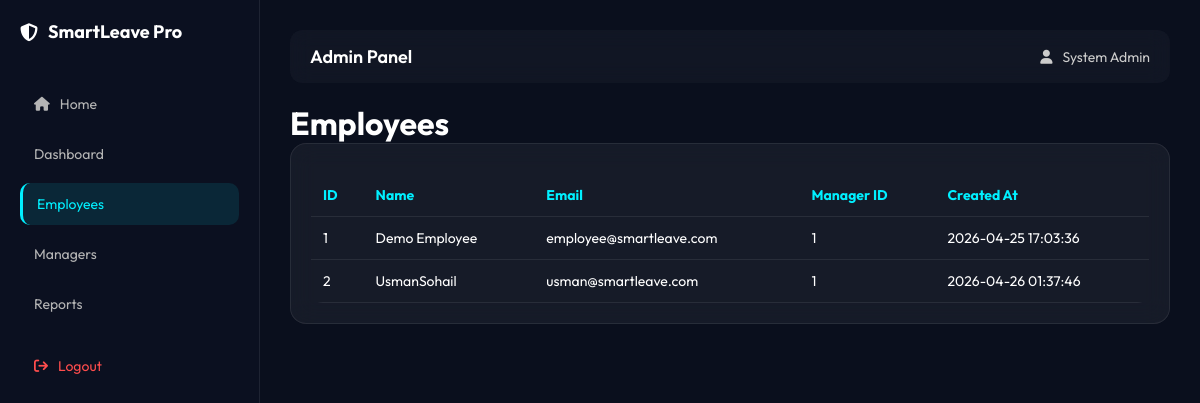
Page /Project/admin/manage_employees.php (signed in) on the committed database.
### tables this page shows
CREATE TABLE `employees` (
  `id` int(11) NOT NULL,
  `name` varchar(100) DEFAULT NULL,
  `email` varchar(100) DEFAULT NULL,
  `password` varchar(255) DEFAULT NULL,
  `manager_id` int(11) DEFAULT NULL,
  `created_at` timestamp NOT NULL DEFAULT current_timestamp()
);

### Project/admin/manage_employees.php (the view, shortened to what this page needs)
<?php
require_once "../config/db.php";
$result = mysqli_query($conn,"SELECT * FROM employees");
?>
<?php include("../includes/layout_start.php"); ?>
<h1>Employees</h1>
<div class="glass-card">
    <table>
        <tr>
            <th>ID</th>
            <th>Name</th>
            <th>Email</th>
            <th>Manager ID</th>
            <th>Created At</th>
        </tr>
        <?php while($row = mysqli_fetch_assoc($result)){ ?>
        <tr>
            <td><?php echo $row['id']; ?></td>
            <td><?php echo $row['name']; ?></td>
            <td><?php echo $row['email']; ?></td>
            <td><?php echo $row['manager_id']; ?></td>
            <td><?php echo $row['created_at']; ?></td>
        </tr>
        <?php } ?>
    </table>
</div>
<?php include("../includes/layout_end.php"); ?>

### Project/css/style.css (style rules this page uses)
* { margin:0; padding:0; box-sizing:border-box; font-family:'Outfit',sans-serif; }
body { background:#0a0f1d; color:#fff; overflow-x:hidden; }
.glass-card { background:rgba(255,255,255,0.05); padding:20px; border-radius:16px; backdrop-filter:blur(12px); border:1px solid rgba(255,255,255,0.08); margin-bottom:20px; }
table { width:100%; border-collapse:collapse; margin-top:10px; }
th,td { padding:12px; text-align:left; border-bottom:1px solid rgba(255,255,255,0.08); font-size:14px; }
th { color:#00f0ff; }
* { scroll-behavior: smooth; }
.glass-card { transition: 0.3s ease; }
table { border-radius:12px; overflow:hidden; }

### rows in the picture
employees: id "1", name "Demo Employee", email "employee@smartleave.com", manager "1", created_at "2026-04-25 17:03:36"
employees: id "2", name "UsmanSohail", email "usman@smartleave.com", manager "1", created_at "2026-04-26 01:37:46"

### other values in the picture
$_SESSION['role'] "Admin"
$_SESSION['name'] "System Admin"
